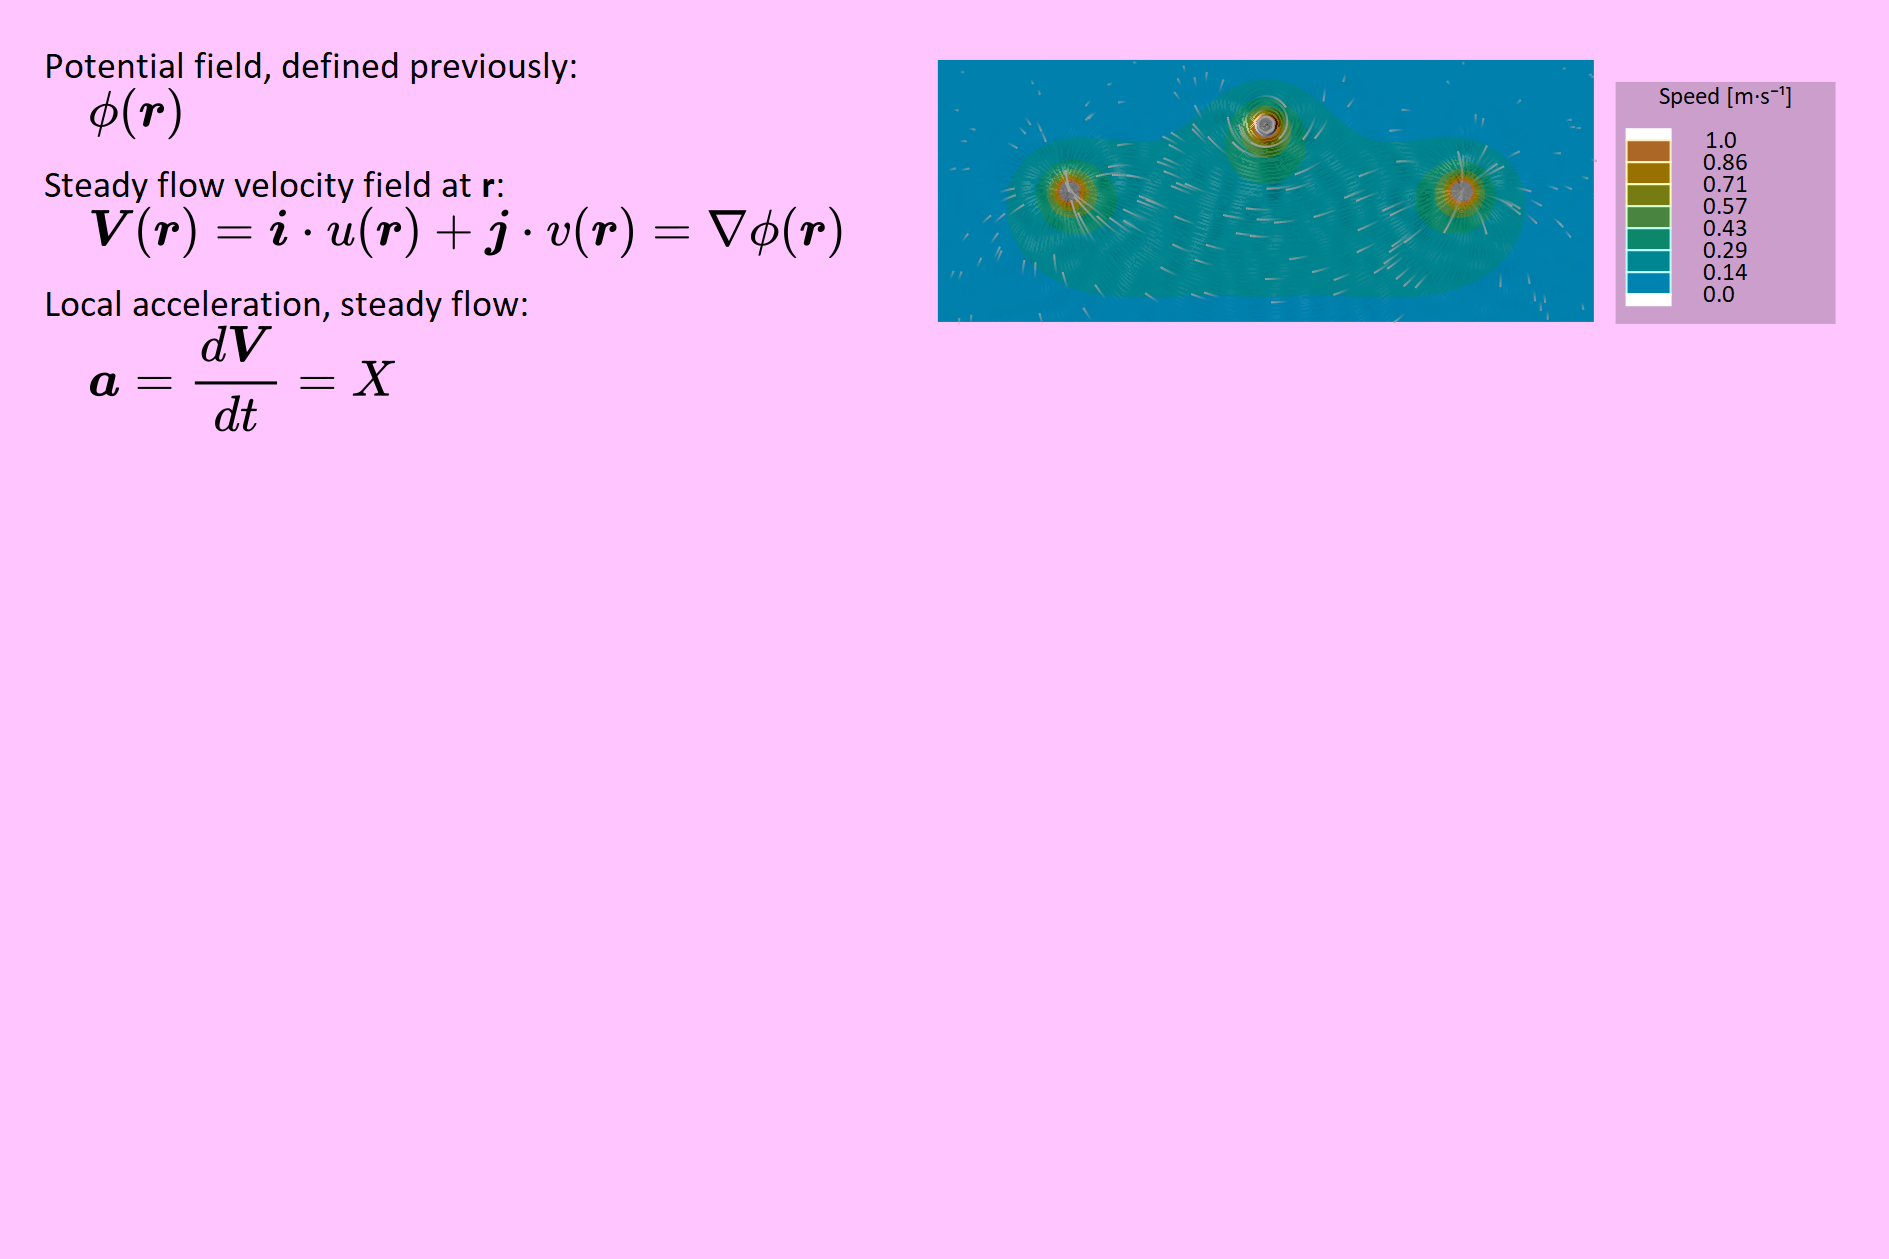

Source code (Julia):
import MechanicalSketch: @import_expand, empty_figure, WI, HE, EM, O, PT, finish
import MechanicalSketch: settext, place_image, PALETTE, color_with_lumin
import MechanicalSketch: circle, ∙, arrow_nofill, Point, @layer, sethue
import MechanicalSketch: latexify, arrow, generate_complex_potential_vortex
import MechanicalSketch: generate_complex_potential_source, ∇, color_matrix
import MechanicalSketch: fontsize, draw_legend, draw_streamlines, ∇_rectangle
import ColorSchemes:     isoluminant_cgo_80_c38_n256

if !@isdefined N
    @import_expand ~m # Will error if m² already is in the namespace
    @import_expand s
    @import_expand N
    @import_expand °
end
include("test_functions_33.jl")
ϕ = ϕ_33
include("test_functions_39.jl")


# Scaling and placement
physwidth = 10.0m
physheight = 4.0m
framedheight = physheight * 1.2
totheight = framedheight * 4
totwidth = totheight * WI / HE
Δx = totwidth / 4
Δy = framedheight / 2
Oadj = O + (-3EM, EM /3)
cent1 = Oadj + ( Δx, 3Δy)
cent2 = Oadj + ( Δx, Δy)
cent3 = Oadj + ( Δx, -Δy)
cent4 = Oadj + ( Δx, -3Δy)

empty_figure(joinpath(@__DIR__, "test_38.png"); 
      backgroundcolor = color_with_lumin(PALETTE[5], 90),
      hue = "black", height = totheight);

pt = O + (-WI / 2 + EM, -HE / 2 + 2EM)
settext("Potential field, defined previously:", pt)
expression = :(ϕ(𝐫));
ptul, ptbr, latexscale = place_image(pt + (EM, 0), latexify(expression); height = 1.2EM, centered = false)
pt += (0, 1.5EM + ptbr.y - ptul.y)

settext("Steady flow velocity field at <b>r</b>:", pt, markup = true)
expression = :( 𝐕(𝐫) = 𝐢∙u(𝐫) + 𝐣∙v(𝐫) = ∇ϕ(𝐫))
ptul, ptbr = place_image(pt + (EM, 0), latexify(expression); scalefactor = latexscale, centered = false)

𝐕 = ∇(ϕ)
colmat, legend1 = color_matrix(𝐕; centered = true, maxlegend = 1.0m/s)
ulp, _ = place_image(cent1, colmat)

@layer begin
    fontsize(25)
    draw_legend(ulp + (0.5EM, 0.5EM) + (physwidth, 0.0m), legend1)
end
# To better indicate positive direction for this static image:
@layer begin
    sethue(PALETTE[8])
    draw_streamlines(cent1, 𝐕, probability = 0.001)
end


pt += (0, 1.5EM + ptbr.y - ptul.y)
settext("Local acceleration, steady flow:", pt, markup = true)
# Strictly incorrect, use paranthesis or .
expression = :(𝐚 = d𝐕 / dt = X) # 𝐕∙(∇𝐕) = 𝐕.∙∇∇ϕ = 𝐕.∙ ∇²ϕ) 
ptul, ptbr, _ = place_image(pt + (EM, 0), latexify(expression); scalefactor = latexscale, centered = false)
pt += (0, 1.5EM + ptbr.y - ptul.y)
#𝐚 = ∇_rectangle(𝐕)


finish()
